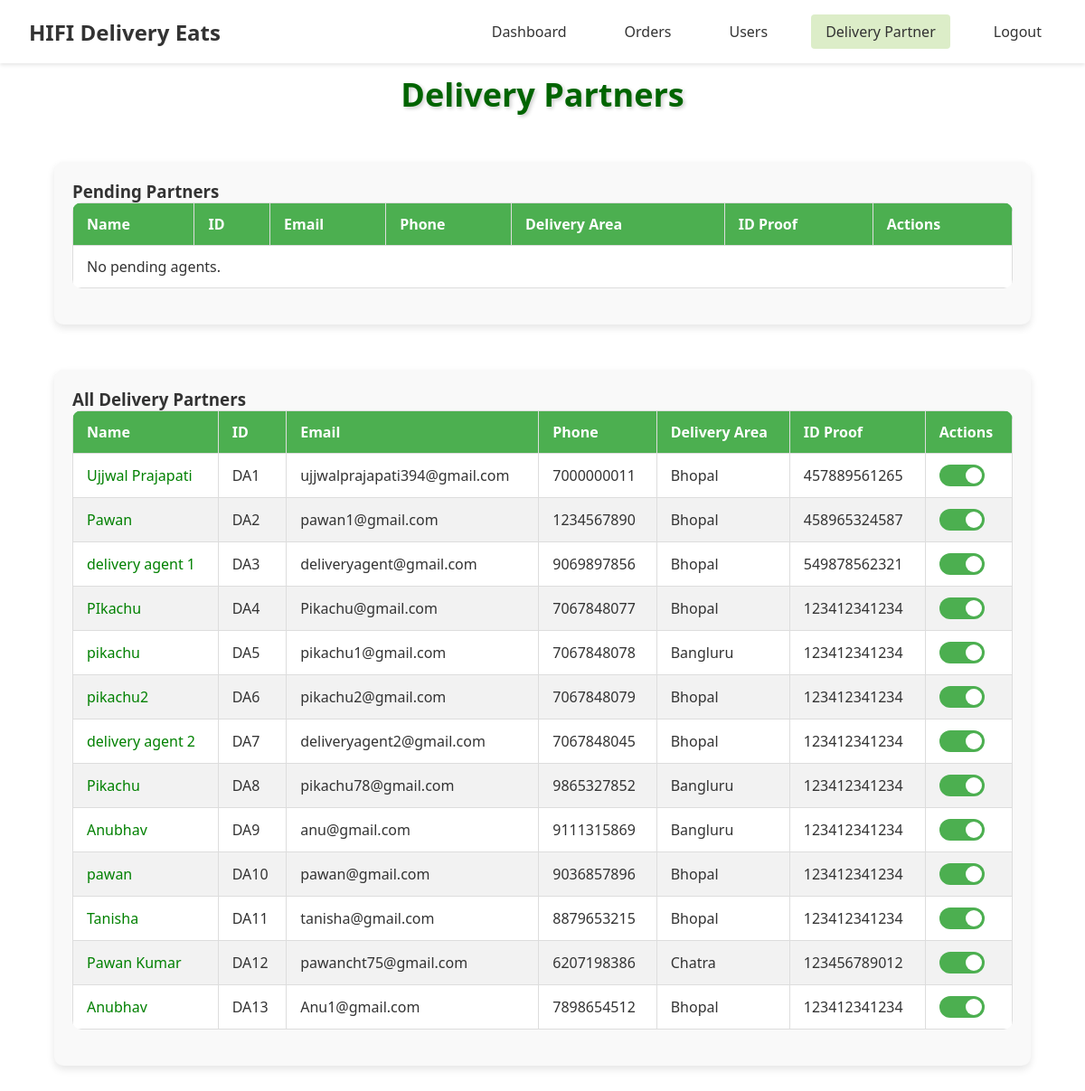
/admin/delivery_partner (signed in), run on an earlier commit of the app's database.
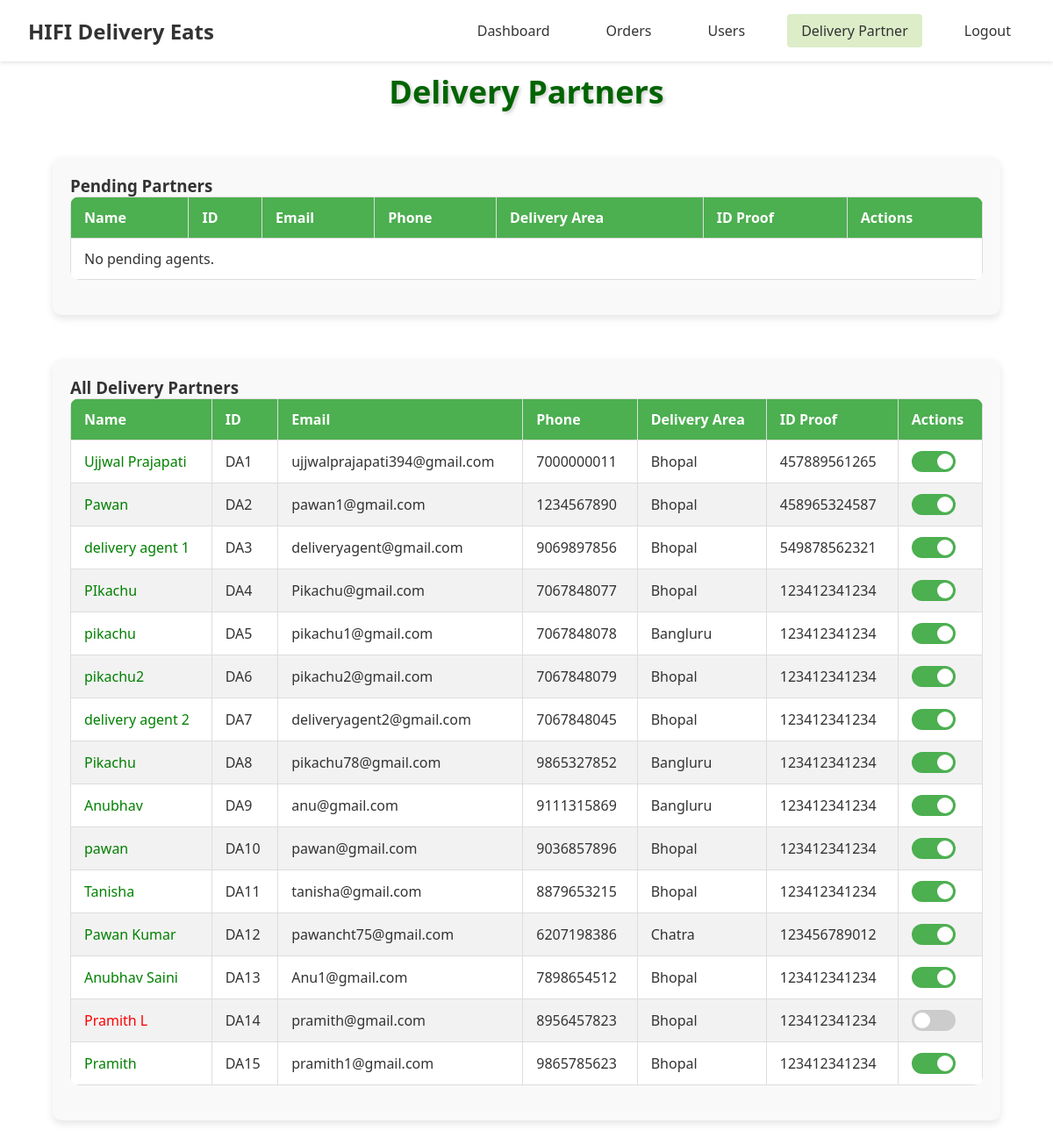
And on a later commit of the database.
### models.py (models this page shows, shortened)
class DeliveryAgent(UserMixin, db.Model):
    __tablename__ = 'delivery_agent'
    id = db.Column(db.Integer, primary_key=True)
    username = db.Column(db.String(100))
    email = db.Column(db.String(100), unique=True)
    phone = db.Column(db.Integer, unique=True, nullable=False)
    password = db.Column(db.String(100), nullable=False)
    image = db.Column(db.String(255), nullable=True, server_default='')
    bio = db.Column(db.Text, nullable=True, server_default='')
    delivery_area = db.Column(db.String(100), nullable=False)
    available_slots = db.Column(db.Boolean, nullable=False, default=True)
    id_proof = db.Column(db.String(12), nullable=False, server_default='')
    is_approved = db.Column(db.Boolean, nullable=False, server_default='0')
    is_active = db.Column(db.Boolean, nullable=False, server_default='1')

### routes.py (the view)
    @app.route('/admin/delivery_partner')
    @login_required
    def delivery_partner():
        pending_agents = DeliveryAgent.query.filter_by(is_approved=False).all()
        accepted_agents = DeliveryAgent.query.filter_by(is_approved=True).all()
        return render_template(
            'admin/delivery_partner.html',
            pending_agents=pending_agents,
            accepted_agents=accepted_agents
        )

### templates/admin/delivery_partner.html (shortened to what this page needs)
{% extends 'admin/index.html' %}
{% block css %}
  <link
    rel="stylesheet"
    href="{{ url_for('static', filename='css/admin/delivery_partner.css') }}"
  />
{% endblock css %}
{% block content %}
<h2>Delivery Partners</h2>
<div class="table-container">
  <h3>Pending Partners</h3>
  <table>
    <thead>
      <tr>
        <th>Name</th>
        <th>ID</th>
        <th>Email</th>
        <th>Phone</th>
        <th>Delivery Area</th>
        <th>ID Proof</th>
        <th>Actions</th>
      </tr>
    </thead>
    <tbody id="userList">
      {% for agent in pending_agents %}
      <tr id="user-{{ agent.id }}">
        <td>{{ agent.username }}</td>
        <td>DA{{ agent.id }}</td>
        <td>{{ agent.email }}</td>
        <td>{{ agent.phone }}</td>
        <td>{{ agent.delivery_area }}</td>
        <td>{{ agent.id_proof }}</td>
        <td>
          <button class="accept" onclick="handleAccept({{ agent.id }})">
            Accept
          </button>
          <button class="reject" onclick="handleReject({{ agent.id }})">
            Reject
          </button>
        </td>
      </tr>
      {% else %}
      <tr>
        <td colspan="7">No pending agents.</td>
      </tr>
      {% endfor %}
    </tbody>
  </table>
</div>
<div class="table-container">
  <h3>All Delivery Partners</h3>
  <table>
    <thead>
      <tr>
        <th>Name</th>
        <th>ID</th>
        <th>Email</th>
        <th>Phone</th>
        <th>Delivery Area</th>
        <th>ID Proof</th>
        <th>Actions</th>
      </tr>
    </thead>
    <tbody id="acceptedAgentsList">
      {% for agent in accepted_agents %}
      <tr id="user-{{ agent.id }}">
        <td style="color: {% if not agent.is_active %}red{% else %}green{% endif %};">
          {{ agent.username }}
        </td>
        <td>DA{{ agent.id }}</td>
        <td>{{ agent.email }}</td>
        <td>{{ agent.phone }}</td>
        <td>{{ agent.delivery_area }}</td>
        <td>{{ agent.id_proof }}</td>
        <td>
          <label class="switch">
            <span class="slider"></span>
          </label>
        </td>
      </tr>
      {% else %}
      <tr>
        <td colspan="7">No accepted agents.</td>
      </tr>
      {% endfor %}
    </tbody>
  </table>
</div>
{% endblock content %}

### templates/admin/index.html (shortened to what this page needs)
<!DOCTYPE html>
<html lang="en">
<head>
  <link rel="stylesheet" href="{{ url_for('static', filename='css/admin/admin.css') }}">
  {% block css %}
  {% endblock css %}
</head>
<body>
  <header class="header">
    <div class="logo">HIFI Delivery Eats</div>
    <nav class="nav-menu">
      <a href="{{ url_for('admin') }}" class="{% if request.endpoint == 'admin' %}active{% endif %}">Dashboard</a>
      <a href="#" class="{% if request.endpoint == 'orders' %}active{% endif %}">Orders</a>
      <a href="#" class="{% if request.endpoint == 'users' %}active{% endif %}">Users</a>
      <a href="{{ url_for('delivery_partner') }}" class="{% if request.endpoint == 'delivery_partner' %}active{% endif %}">Delivery Partner</a>
      <a href="{{ url_for('employee_logout') }}">Logout</a>
    </nav>
  </header>
  <main>
    <section class="dashboard-content">
      {% block content %}{% endblock content %}
    </section>
  </main>
</body>
</html>

### static/css/admin/admin.css (style rules this page uses)
* { margin: 0; padding: 0; box-sizing: border-box; font-family: 'Segoe UI', Tahoma, Geneva, Verdana, sans-serif; }
:root { --primary-green: #50b341; --light-green: #DCEDC8; --white: #ffffff; --text-dark: #333333; }
body { background-color: var(--white); color: var(--text-dark); }
.header { position: fixed; top: 0; left: 0; width: 100%; z-index: 1000; display: flex; justify-content: space-between; align-items: center; padding: 1rem 2rem; background-color: var(--white); box-shadow: 0 2px 4px rgba(0,0,0,0.1); }
.logo { font-size: 1.5rem; font-weight: bold; color: var(--text-dark); }
.nav-menu { display: flex; gap: 2rem; }
.nav-menu a { text-decoration: none; color: var(--text-dark); padding: 0.5rem 1rem; border-radius: 4px; transition: background-color 0.3s; }
.nav-menu a:hover, .nav-menu a.active { background-color: var(--light-green); }
.container, main { margin-top: 80px; }

### static/css/admin/delivery_partner.css (style rules this page uses)
h2 { color: darkgreen; text-align: center; margin-bottom: 10px; font-size: 36px; font-weight: bold; text-shadow: 2px 2px 4px rgba(0, 0, 0, 0.2); transition: text-shadow 0.3s ease-in-out; margin-top: 1rem; }
.table-container { margin: 50px auto; padding: 20px; border-radius: 10px; box-shadow: 0 4px 8px rgba(0, 0, 0, 0.1); background-color: #f9f9f9; width: 90%; max-width: 1200px; }
table { width: 100%; border-collapse: collapse; margin-bottom: 20px; background-color: #fff; border-radius: 10px; overflow: hidden; }
th, td { border: 1px solid #ddd; padding: 12px 15px; text-align: left; }
th { background-color: #4CAF50; color: white; }
tbody tr:nth-child(even) { background-color: #f2f2f2; }
.switch { position: relative; display: inline-block; width: 50px; height: 24px; }
.slider { position: absolute; cursor: pointer; top: 0; left: 0; right: 0; bottom: 0; background-color: #ccc; transition: .4s; border-radius: 24px; }
.slider:before { position: absolute; content: ""; height: 18px; width: 18px; left: 3px; bottom: 3px; background-color: white; transition: .4s; border-radius: 50%; }
input:checked + .slider { background-color: #4caf50; }
input:checked + .slider:before { transform: translateX(26px); }

What changed in the data, as far as the page shows it:
changed DeliveryAgent "Anu1@gmail.com": username "Anubhav" → "Anubhav Saini"
added DeliveryAgent: username "Pramith L", id "14", email "pramith@gmail.com", phone "8956457823", delivery_area "Bhopal", id_proof "123412341234", is_active False (drawn)
added DeliveryAgent: username "Pramith", id "15", email "pramith1@gmail.com", phone "9865785623", delivery_area "Bhopal", id_proof "123412341234"
